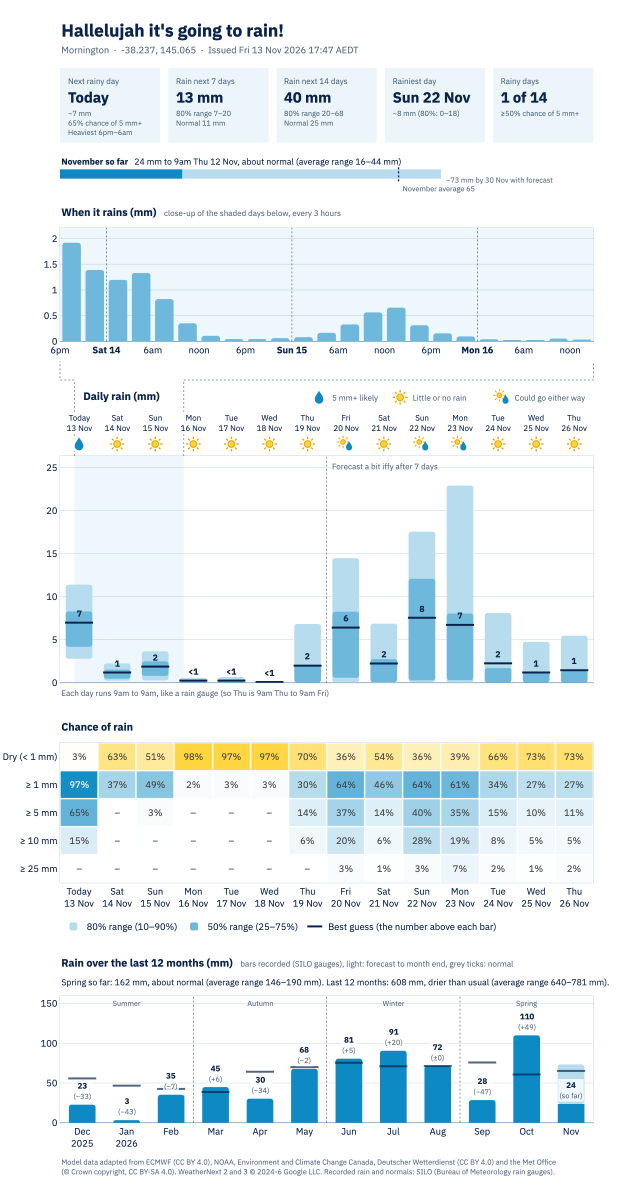
#> input picture assets/example-forecast-mornington.png, 1900 x 3568 px (shown at 1/3 size)
$ python make_forecast_video.py
#> lines starting #> are read from the running program, lines starting #| are printed output that depends on the picture
"""The "What does it look like?" video: the example chart scrolling down inside the square box, then back up (a loop).

    uv run --quiet --with imageio --with imageio-ffmpeg --with pillow --with numpy python tools/make_forecast_video.py
Writes assets/example-forecast.mp4 (H.264, no sound) and assets/example-forecast-poster.jpg (the first frame).
"""
from pathlib import Path

import imageio.v2 as imageio
import numpy as np
from PIL import Image

SITE = Path(__file__).resolve().parents[1]
SIZE, FPS = 720, 30  # the box is 353 CSS px; 720 px stays sharp on 2x screens
HOLD_TOP, DOWN, HOLD_BOTTOM, UP = 1.5, 11.0, 2.0, 2.5  # seconds

chart = Image.open(SITE / "assets/example-forecast-mornington.png").convert("RGB")
chart = chart.resize((SIZE, round(chart.height * SIZE / chart.width)), Image.LANCZOS)
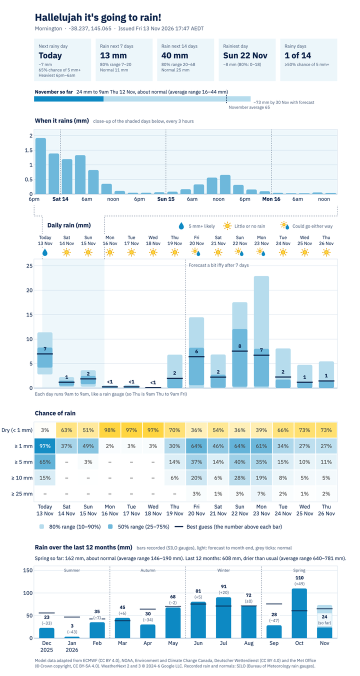
#> chart: PIL image 720x1352 RGB (shown at 1/2 size); mean R, G, B 233.2, 241.1, 243.9
pixels = np.asarray(chart)
travel = pixels.shape[0] - SIZE
#> travel = 632
ease = lambda t: t * t * (3 - 2 * t)  # smoothstep: starts and stops gently

offsets = ([0] * int(HOLD_TOP * FPS)
           + [travel * ease(i / (DOWN * FPS)) for i in range(int(DOWN * FPS))]
           + [travel] * int(HOLD_BOTTOM * FPS)
           + [travel * (1 - ease(i / (UP * FPS))) for i in range(int(UP * FPS))])
out = SITE / "assets/example-forecast.mp4"
with imageio.get_writer(out, fps=FPS, codec="libx264", quality=None, pixelformat="yuv420p", macro_block_size=16,
                        ffmpeg_params=["-crf", "24", "-preset", "slow", "-movflags", "+faststart", "-an"]) as w:
    for y in offsets:
#> (the run stopped early here; a loop or call above may not have finished)
